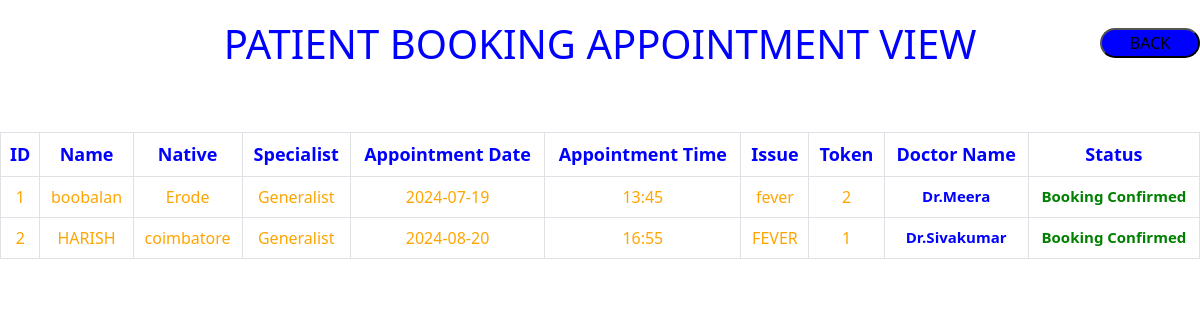
/patientshow.php, run on the app's committed database.
### tables this page shows
CREATE TABLE `booking` (
  `id` int(11) NOT NULL,
  `name` varchar(30) NOT NULL,
  `number` varchar(10) NOT NULL,
  `email` varchar(30) NOT NULL,
  `native` varchar(30) NOT NULL,
  `specialist` varchar(30) NOT NULL,
  `appdate` varchar(30) NOT NULL,
  `apptime` varchar(30) NOT NULL,
  `issue` varchar(30) NOT NULL,
  `token` int(100) NOT NULL,
  `doctorname` varchar(30) NOT NULL,
  `status` varchar(30) NOT NULL
);

### patientshow.php (the view, shortened to what this page needs)
<!DOCTYPE html>
<html lang="en">
<head>
    <link href="https://cdn.jsdelivr.net/npm/bootstrap@5.3.3/dist/css/bootstrap.min.css" rel="stylesheet">
</head>
<body>
    <section>
        <div>
            <h1 class="view">PATIENT BOOKING APPOINTMENT VIEW</h1>
        </div>
       <a href="patient.php"> <button class="back">BACK</button></a><br>
        <table class="table table-bordered">
            <thead>
                <tr>
                    <th>ID</th>
                    <th>Name</th>
                     <th>Native</th>
                    <th>Specialist</th>
                    <th>Appointment Date</th>
                    <th>Appointment Time</th>
                    <th>Issue</th>
                    <th>Token</th>
                    <th>Doctor Name</th>
                    <th>Status</th>
                </tr>
            </thead>
            <tbody>
                <?php
                include "connection.php";
                $sql = "SELECT * FROM booking";
                $result = $connect->query($sql);
                while ($row = $result->fetch_assoc()) {
                    echo "
                    <tr>
                        <td>{$row['id']}</td>
                        <td>{$row['name']}</td>
                         <td>{$row['native']}</td>
                        <td>{$row['specialist']}</td>
                        <td>{$row['appdate']}</td>
                        <td>{$row['apptime']}</td>
                        <td>{$row['issue']}</td>
                        <td>{$row['token']}</td>
                        <td class='ram'>{$row['doctorname']}</td>
                        <td class='status' >{$row['status']}</td>
                    </tr>";
                }
                ?>
            </tbody>
        </table>
    </section>
</body>
</html>

### patientshow.php (style rules this page uses)
* { margin: 0; padding: 0; }
.view { text-align: center; color: blue; margin: 20px 0; }
table thead th { color: blue !important; padding: 20px; text-align: center; font-size: 18px; }
table { margin: 20px auto; width: 90%; border-collapse: collapse; }
table td { color: orange !important; padding: 10px; text-align: center; }
.ram { color:blue!important; font-size:15px; font-weight:800; }
.back { background-color:blue; width:100px; height:30px; margin-top:-60px; float:right; border-radius:20px; }
.status { color:green !important; font-size:15px; font-weight:800; }

### data on the page
booking: id "1", name "boobalan", native "Erode", specialist "Generalist", appdate "2024-07-19", apptime "13:45", issue "fever", token "2", doctorname "Dr.Meera", status "Booking Confirmed"
booking: id "2", name "HARISH", native "coimbatore", specialist "Generalist", appdate "2024-08-20", apptime "16:55", issue "FEVER", token "1", doctorname "Dr.Sivakumar", status "Booking Confirmed"
